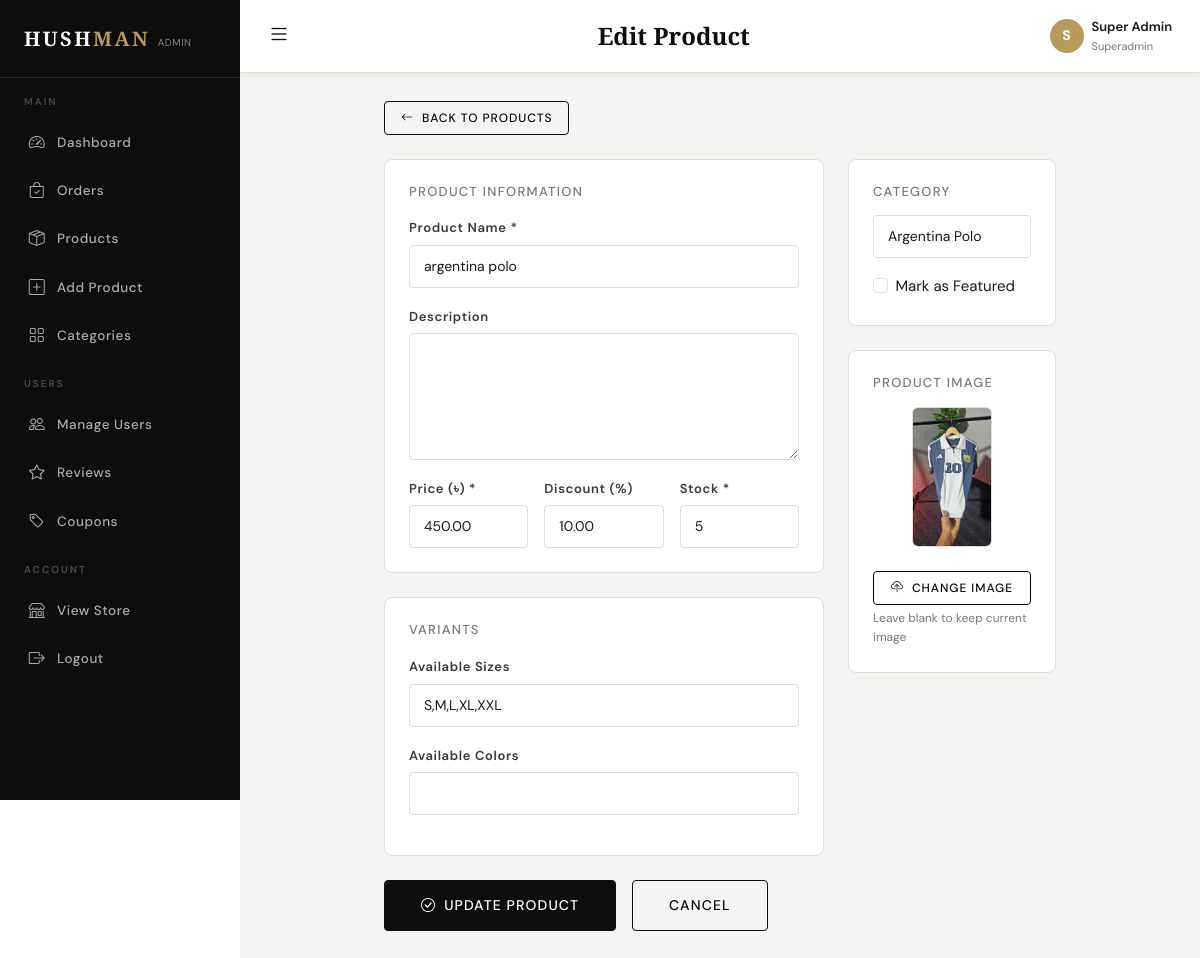
Page /admin/edit-product.php?id=18 (signed in) on the committed database.
### tables this page shows
CREATE TABLE `products` (
  `id` int(11) NOT NULL,
  `category_id` int(11) NOT NULL,
  `name` varchar(200) NOT NULL,
  `slug` varchar(200) NOT NULL,
  `description` text DEFAULT NULL,
  `price` decimal(10,2) NOT NULL,
  `discount_percent` decimal(5,2) DEFAULT 0.00,
  `stock` int(11) DEFAULT 0,
  `sizes` varchar(200) DEFAULT 'S,M,L,XL,XXL',
  `colors` varchar(200) DEFAULT NULL,
  `image` varchar(255) DEFAULT NULL,
  `image2` varchar(255) DEFAULT NULL,
  `image3` varchar(255) DEFAULT NULL,
  `is_featured` tinyint(1) DEFAULT 0,
  `is_active` tinyint(1) DEFAULT 1,
  `created_at` timestamp NOT NULL DEFAULT current_timestamp(),
  `updated_at` timestamp NOT NULL DEFAULT current_timestamp() ON UPDATE current_timestamp()
);

CREATE TABLE `categories` (
  `id` int(11) NOT NULL,
  `name` varchar(100) NOT NULL,
  `slug` varchar(100) NOT NULL,
  `description` text DEFAULT NULL,
  `image` varchar(255) DEFAULT NULL,
  `is_active` tinyint(1) DEFAULT 1,
  `created_at` timestamp NOT NULL DEFAULT current_timestamp()
);

### includes/functions.php (called while the page is built, shortened)
<?php
function getCategories() {
    $db = getDB();
    $stmt = $db->query("SELECT c.*, COUNT(p.id) as product_count
        FROM categories c LEFT JOIN products p ON c.id = p.category_id AND p.is_active = 1
        WHERE c.is_active = 1 GROUP BY c.id ORDER BY c.name");
    return $stmt->fetchAll();
}
?>

### admin/edit-product.php (the view, shortened to what this page needs)
<?php
require_once __DIR__ . '/../includes/functions.php';
$db         = getDB();
$productId  = (int)($_GET['id'] ?? 0);
$categories = getCategories();
$product = $db->prepare("SELECT * FROM products WHERE id = ?");
$product->execute([$productId]);
$product = $product->fetch();
require_once __DIR__ . '/header.php';
?>
<div class="row justify-content-center">
<div class="col-lg-9">
<div class="d-flex justify-content-between align-items-center mb-4">
    <a href="products.php" class="btn btn-outline-dark btn-sm"><i class="bi bi-arrow-left me-2"></i>Back to Products</a>
</div>
<form method="POST" enctype="multipart/form-data">
<div class="row g-4">
    <div class="col-md-8">
        <div class="card-plain p-4 mb-4">
            <h6 class="fw-700 mb-3" style="font-size:13px;text-transform:uppercase;letter-spacing:.1em;color:var(--muted)">Product Information</h6>
            <div class="mb-3">
                <label class="form-label">Product Name *</label>
                <input type="text" name="name" class="form-control" value="<?= htmlspecialchars($_POST['name'] ?? $product['name']) ?>" required>
            </div>
            <div class="mb-3">
                <label class="form-label">Description</label>
                <textarea name="description" class="form-control" rows="5"><?= htmlspecialchars($_POST['description'] ?? $product['description']) ?></textarea>
            </div>
            <div class="row g-3">
                <div class="col-md-4">
                    <label class="form-label">Price (৳) *</label>
                    <input type="number" name="price" class="form-control" step="0.01" value="<?= htmlspecialchars($_POST['price'] ?? $product['price']) ?>" required>
                </div>
                <div class="col-md-4">
                    <label class="form-label">Discount (%)</label>
                    <input type="number" name="discount_percent" class="form-control" step="0.1" min="0" max="100" value="<?= htmlspecialchars($_POST['discount_percent'] ?? $product['discount_percent']) ?>">
                </div>
                <div class="col-md-4">
                    <label class="form-label">Stock *</label>
                    <input type="number" name="stock" class="form-control" min="0" value="<?= htmlspecialchars($_POST['stock'] ?? $product['stock']) ?>" required>
                </div>
            </div>
        </div>
        <div class="card-plain p-4">
            <h6 class="fw-700 mb-3" style="font-size:13px;text-transform:uppercase;letter-spacing:.1em;color:var(--muted)">Variants</h6>
            <div class="mb-3">
                <label class="form-label">Available Sizes</label>
                <input type="text" name="sizes" class="form-control" value="<?= htmlspecialchars($_POST['sizes'] ?? $product['sizes']) ?>">
            </div>
            <div class="mb-3">
                <label class="form-label">Available Colors</label>
                <input type="text" name="colors" class="form-control" value="<?= htmlspecialchars($_POST['colors'] ?? $product['colors']) ?>">
            </div>
        </div>
    </div>
    <div class="col-md-4">
        <div class="card-plain p-4 mb-4">
            <h6 class="fw-700 mb-3" style="font-size:13px;text-transform:uppercase;letter-spacing:.1em;color:var(--muted)">Category</h6>
            <select name="category_id" class="form-select" required>
                <?php foreach($categories as $cat): ?>
                <option value="<?= $cat['id'] ?>" <?= ((int)($_POST['category_id'] ?? $product['category_id'])) === $cat['id'] ? 'selected' : '' ?>>
                    <?= htmlspecialchars($cat['name']) ?>
                </option>
                <?php endforeach; ?>
            </select>
            <div class="mt-3">
                <div class="form-check">
                    <input type="checkbox" name="is_featured" class="form-check-input" id="isFeatured" <?= (isset($_POST['is_featured']) || $product['is_featured']) ? 'checked' : '' ?>>
                    <label class="form-check-label" for="isFeatured">Mark as Featured</label>
                </div>
            </div>
        </div>
        <div class="card-plain p-4">
            <h6 class="fw-700 mb-3" style="font-size:13px;text-transform:uppercase;letter-spacing:.1em;color:var(--muted)">Product Image</h6>
            <?php if($product['image']): ?>
            <div class="text-center mb-3">
                <img id="imagePreview" src="<?= SITE_URL ?>/assets/images/products/<?= htmlspecialchars($product['image']) ?>"
                     style="max-height:140px;max-width:100%;border-radius:6px;border:1px solid var(--border)"
                     onerror="this.src='<?= SITE_URL ?>/assets/images/placeholder.jpg'">
            </div>
            <?php else: ?>
            <img id="imagePreview" src="" style="display:none;max-height:140px;max-width:100%;border-radius:6px;margin-bottom:8px">
            <?php endif; ?>
            <label class="btn btn-outline-dark btn-sm w-100 mt-2">
                <i class="bi bi-cloud-upload me-2"></i>Change Image
            </label>
            <div class="form-text mt-1">Leave blank to keep current image</div>
        </div>
    </div>
</div>
<div class="d-flex gap-3 mt-4">
    <button type="submit" class="btn btn-primary btn-lg"><i class="bi bi-check-circle me-2"></i>Update Product</button>
    <a href="products.php" class="btn btn-outline-dark btn-lg">Cancel</a>
</div>
</form>
</div>
</div>
<?php require_once __DIR__ . '/footer.php'; ?>

### assets/css/style.css (style rules this page uses)
:root { --black: #0d0d0d; --dark: #1a1a1a; --mid: #3a3a3a; --muted: #7a7a7a; --border: #e0ddd8; --ivory: #f8f5f0; --cream: #fdf9f4; --white: #ffffff; --gold: #b89a5a; --gold-light: #d4b87a; --danger: #c0392b; --ff-display: 'Cormorant Garamond', Georgia, serif; --ff-body: 'DM Sans', system-ui, sans-serif; --shadow-sm: 0 2px 8px rgba(0,0,0,0.06); --shadow: 0 4px 20px rgba(0,0,0,0.10); --shadow-lg: 0 8px 40px rgba(0,0,0,0.14); --radius: 4px; --radius-lg: 8px; --transition: 0.25s ease; }
*, *::before, *::after { box-sizing: border-box; }
html { scroll-behavior: smooth; }
body { font-family: var(--ff-body); font-size: 15px; color: var(--dark); background: var(--white); line-height: 1.65; }
a { color: inherit; text-decoration: none; transition: color var(--transition); }
img { max-width: 100%; height: auto; }
.btn { font-family: var(--ff-body); font-weight: 500; font-size: 13px; letter-spacing: 0.08em; text-transform: uppercase; border-radius: var(--radius); padding: 10px 24px; transition: all var(--transition); }
.btn-primary { background: var(--black); border-color: var(--black); color: var(--white); }
.btn-outline-dark { border: 1.5px solid var(--black); color: var(--black); }
.btn-lg { padding: 14px 36px; font-size: 14px; }
.btn-sm { padding: 7px 16px; font-size: 12px; }
.form-control, .form-select { border: 1.5px solid var(--border); border-radius: var(--radius); padding: 10px 14px; font-size: 14px; font-family: var(--ff-body); color: var(--dark); background: var(--white); transition: border-color var(--transition); }
.form-label { font-size: 13px; font-weight: 600; color: var(--mid); letter-spacing: 0.05em; margin-bottom: 6px; }
.form-text { font-size: 12px; color: var(--muted); }
.card-plain { background: var(--white); border: 1px solid var(--border); border-radius: var(--radius-lg); }

### rows in the picture
products: name "argentina polo", price "450.00", discount_percent "10.00", stock "5", sizes "S,M,L,XL,XXL", category_id "Argentina Polo", image (picture)

### other values in the picture
$adminTitle "Edit Product"
substr($_SESSION['admin_name'] ?? 'A', 0, 1) "S"
$_SESSION['admin_name'] "Super Admin"
$_SESSION['admin_role'] "Superadmin"
